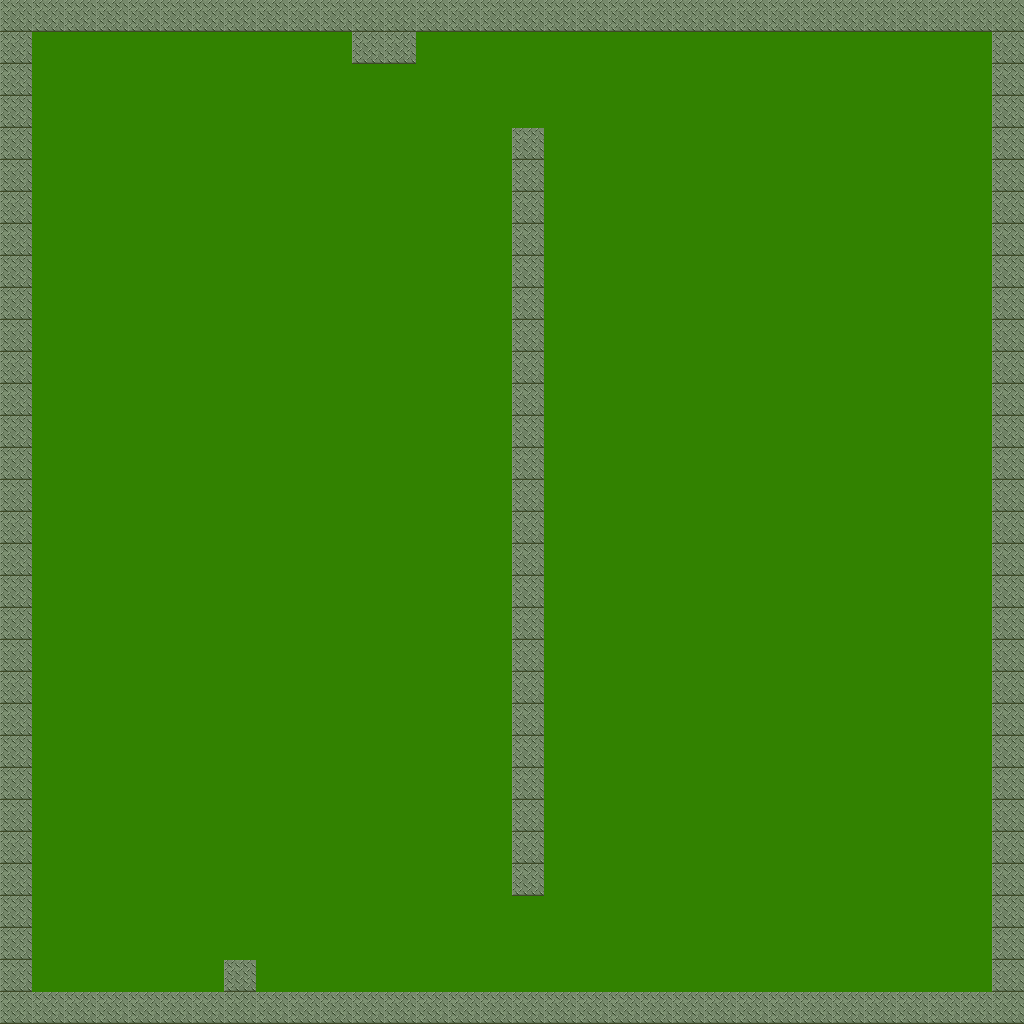

This is a level from a 2D game, rendered from its Tiled map with the project's own tilesets. A one-line summary and the complete map file follow:
An orthogonal 32x32 tile map with 32x32 px tiles, 1 tile layer (walls), 2 tilesets and 2 objects.

<map version="1.0" tiledversion="1.1.2" orientation="orthogonal" renderorder="right-down" width="32" height="32" tilewidth="32" tileheight="32" infinite="0" backgroundcolor="#328200" nextobjectid="6">
 <tileset firstgid="1" name="metal_tileset" tilewidth="32" tileheight="32" tilecount="21" columns="7">
  <image source="metal_tileset.png" width="224" height="96" />
 </tileset>
 <tileset firstgid="22" name="skull_tileset" tilewidth="32" tileheight="32" tilecount="1" columns="1">
  <image source="skull.png" width="32" height="32" />
 </tileset>
 <layer name="walls" width="32" height="32" locked="1" opacity="0.78">
  <data encoding="csv">
15,15,15,15,15,15,15,15,15,15,15,15,15,15,15,15,15,15,15,15,15,15,15,15,15,15,15,15,15,15,15,15,
15,0,0,0,0,0,0,0,0,0,0,15,15,0,0,0,0,0,0,0,0,0,0,0,0,0,0,0,0,0,0,15,
15,0,0,0,0,0,0,0,0,0,0,0,0,0,0,0,0,0,0,0,0,0,0,0,0,0,0,0,0,0,0,15,
15,0,0,0,0,0,0,0,0,0,0,0,0,0,0,0,0,0,0,0,0,0,0,0,0,0,0,0,0,0,0,15,
15,0,0,0,0,0,0,0,0,0,0,0,0,0,0,0,15,0,0,0,0,0,0,0,0,0,0,0,0,0,0,15,
15,0,0,0,0,0,0,0,0,0,0,0,0,0,0,0,15,0,0,0,0,0,0,0,0,0,0,0,0,0,0,15,
15,0,0,0,0,0,0,0,0,0,0,0,0,0,0,0,15,0,0,0,0,0,0,0,0,0,0,0,0,0,0,15,
15,0,0,0,0,0,0,0,0,0,0,0,0,0,0,0,15,0,0,0,0,0,0,0,0,0,0,0,0,0,0,15,
15,0,0,0,0,0,0,0,0,0,0,0,0,0,0,0,15,0,0,0,0,0,0,0,0,0,0,0,0,0,0,15,
15,0,0,0,0,0,0,0,0,0,0,0,0,0,0,0,15,0,0,0,0,0,0,0,0,0,0,0,0,0,0,15,
15,0,0,0,0,0,0,0,0,0,0,0,0,0,0,0,15,0,0,0,0,0,0,0,0,0,0,0,0,0,0,15,
15,0,0,0,0,0,0,0,0,0,0,0,0,0,0,0,15,0,0,0,0,0,0,0,0,0,0,0,0,0,0,15,
15,0,0,0,0,0,0,0,0,0,0,0,0,0,0,0,15,0,0,0,0,0,0,0,0,0,0,0,0,0,0,15,
15,0,0,0,0,0,0,0,0,0,0,0,0,0,0,0,15,0,0,0,0,0,0,0,0,0,0,0,0,0,0,15,
15,0,0,0,0,0,0,0,0,0,0,0,0,0,0,0,15,0,0,0,0,0,0,0,0,0,0,0,0,0,0,15,
15,0,0,0,0,0,0,0,0,0,0,0,0,0,0,0,15,0,0,0,0,0,0,0,0,0,0,0,0,0,0,15,
15,0,0,0,0,0,0,0,0,0,0,0,0,0,0,0,15,0,0,0,0,0,0,0,0,0,0,0,0,0,0,15,
15,0,0,0,0,0,0,0,0,0,0,0,0,0,0,0,15,0,0,0,0,0,0,0,0,0,0,0,0,0,0,15,
15,0,0,0,0,0,0,0,0,0,0,0,0,0,0,0,15,0,0,0,0,0,0,0,0,0,0,0,0,0,0,15,
15,0,0,0,0,0,0,0,0,0,0,0,0,0,0,0,15,0,0,0,0,0,0,0,0,0,0,0,0,0,0,15,
15,0,0,0,0,0,0,0,0,0,0,0,0,0,0,0,15,0,0,0,0,0,0,0,0,0,0,0,0,0,0,15,
15,0,0,0,0,0,0,0,0,0,0,0,0,0,0,0,15,0,0,0,0,0,0,0,0,0,0,0,0,0,0,15,
15,0,0,0,0,0,0,0,0,0,0,0,0,0,0,0,15,0,0,0,0,0,0,0,0,0,0,0,0,0,0,15,
15,0,0,0,0,0,0,0,0,0,0,0,0,0,0,0,15,0,0,0,0,0,0,0,0,0,0,0,0,0,0,15,
15,0,0,0,0,0,0,0,0,0,0,0,0,0,0,0,15,0,0,0,0,0,0,0,0,0,0,0,0,0,0,15,
15,0,0,0,0,0,0,0,0,0,0,0,0,0,0,0,15,0,0,0,0,0,0,0,0,0,0,0,0,0,0,15,
15,0,0,0,0,0,0,0,0,0,0,0,0,0,0,0,15,0,0,0,0,0,0,0,0,0,0,0,0,0,0,15,
15,0,0,0,0,0,0,0,0,0,0,0,0,0,0,0,15,0,0,0,0,0,0,0,0,0,0,0,0,0,0,15,
15,0,0,0,0,0,0,0,0,0,0,0,0,0,0,0,0,0,0,0,0,0,0,0,0,0,0,0,0,0,0,15,
15,0,0,0,0,0,0,0,0,0,0,0,0,0,0,0,0,0,0,0,0,0,0,0,0,0,0,0,0,0,0,15,
15,0,0,0,0,0,0,15,0,0,0,0,0,0,0,0,0,0,0,0,0,0,0,0,0,0,0,0,0,0,0,15,
15,15,15,15,15,15,15,15,15,15,15,15,15,15,15,15,15,15,15,15,15,15,15,15,15,15,15,15,15,15,15,15
</data>
 </layer>
 <objectgroup color="#c86464" name="skulls">
  <object id="4" gid="22" x="512" y="127" width="32" height="32" />
  <object id="5" gid="22" x="511.667" y="928.333" width="32" height="32" />
 </objectgroup>
</map>
